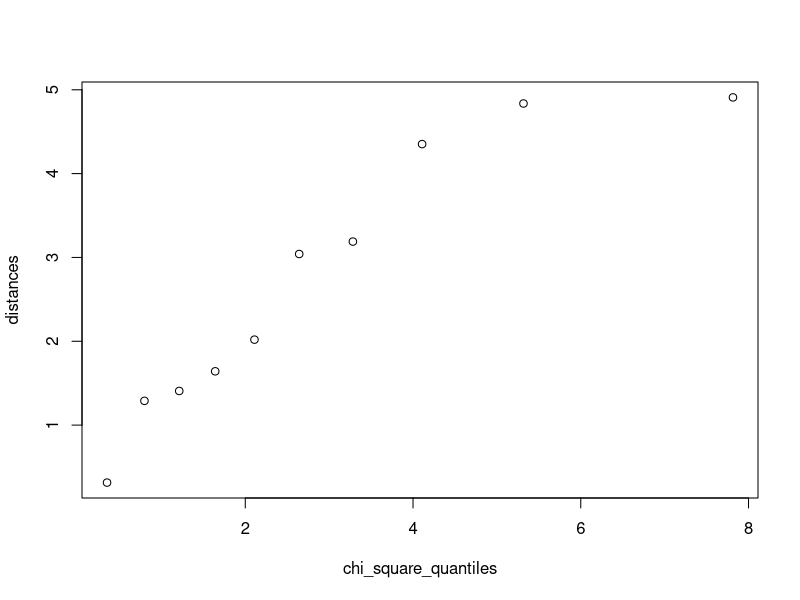
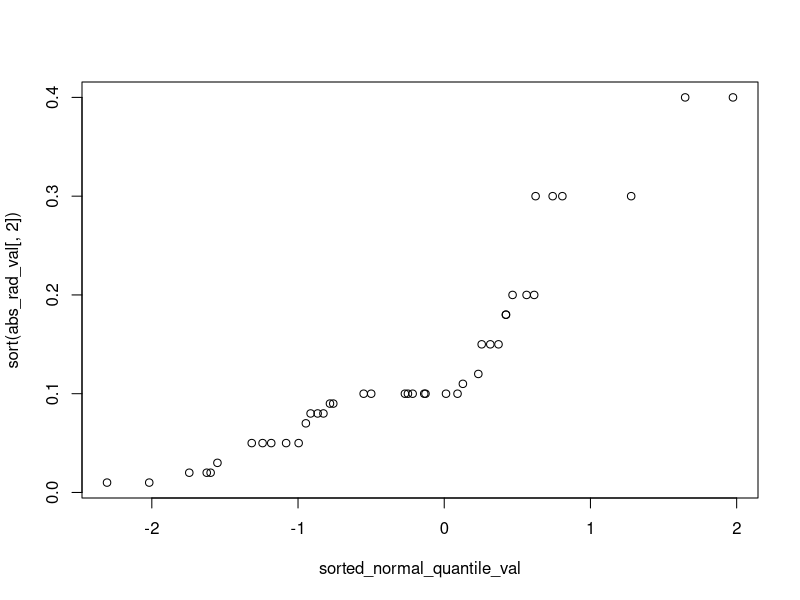
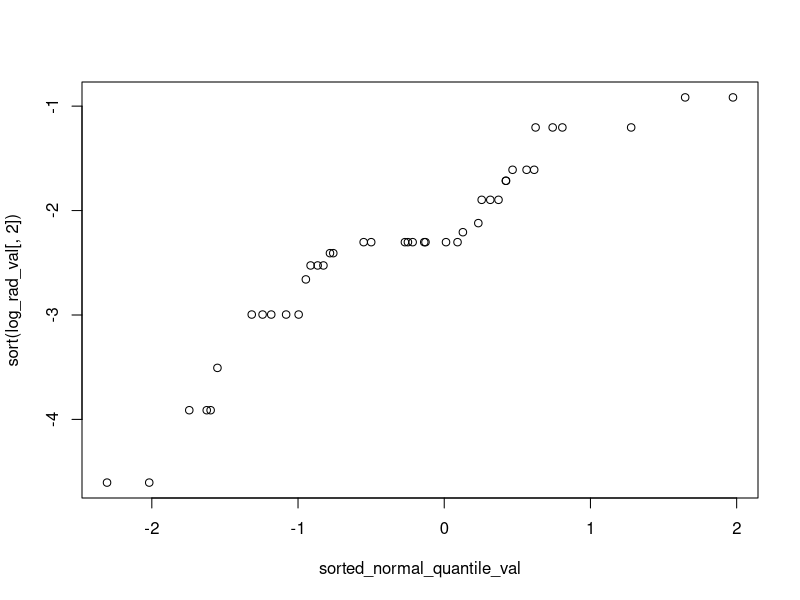
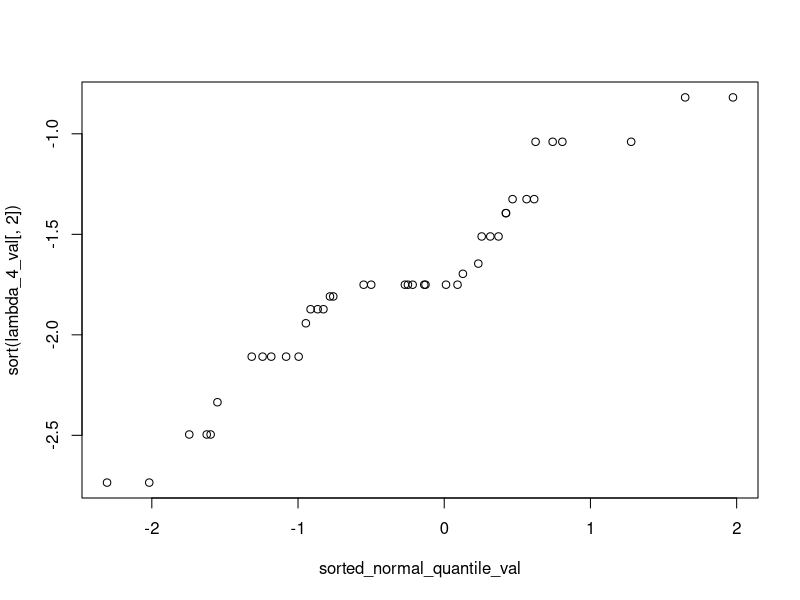

Here is the R script that generated these plots, in order:
#qq plot for the multivariate data in 
raw_data <- data.frame(read.csv("4_25_top_10_companies_data.csv"))
raw_data
chi_square_quantiles <- c(0.3518,0.7978,1.2125,1.6416,2.1095,2.6430,3.2831,4.1083,5.3170,7.8147)
sigma_mat <- cov(raw_data[,2:4])
sigma_mat
sigma_inverse <- solve(sigma_mat)
sigma_inverse
mean_matrix <- c(mean(raw_data[,2]),mean(raw_data[,3]),mean(raw_data[,4]))
mean_matrix
scaled_comp_data <- scale(raw_data[,2:4],scale=FALSE)
scaled_comp_data
scaled_comp_data_transpose <- t(scaled_comp_data)
scaled_comp_data_transpose
distances <- sort(mahalanobis(raw_data[,2:4],mean_matrix,sigma_mat))
distances
plot(chi_square_quantiles,distances)
#this is the plot of the quantiles of the data against the chi square quantiles

dist_alt <- diag(scaled_comp_data%*%sigma_inverse%*%scaled_comp_data_transpose)
sort(dist_alt)
sort(distances)



#radiation data analysis
radiation_data <- data.frame(read.csv("radiation_data.csv"))
radiation_data
abs_rad_val <- radiation_data[,1:2]
log_rad_val <- radiation_data[,c(1,3)]
lambda_4_val <- radiation_data[,c(1,4)]
unsorted_normal_quantile_val <- rnorm(42)
sorted_normal_quantile_val <- sort(unsorted_normal_quantile_val)
plot(sorted_normal_quantile_val,sort(abs_rad_val[,2]))
plot(sorted_normal_quantile_val,sort(log_rad_val[,2]))
plot(sorted_normal_quantile_val,sort(lambda_4_val[,2]))
